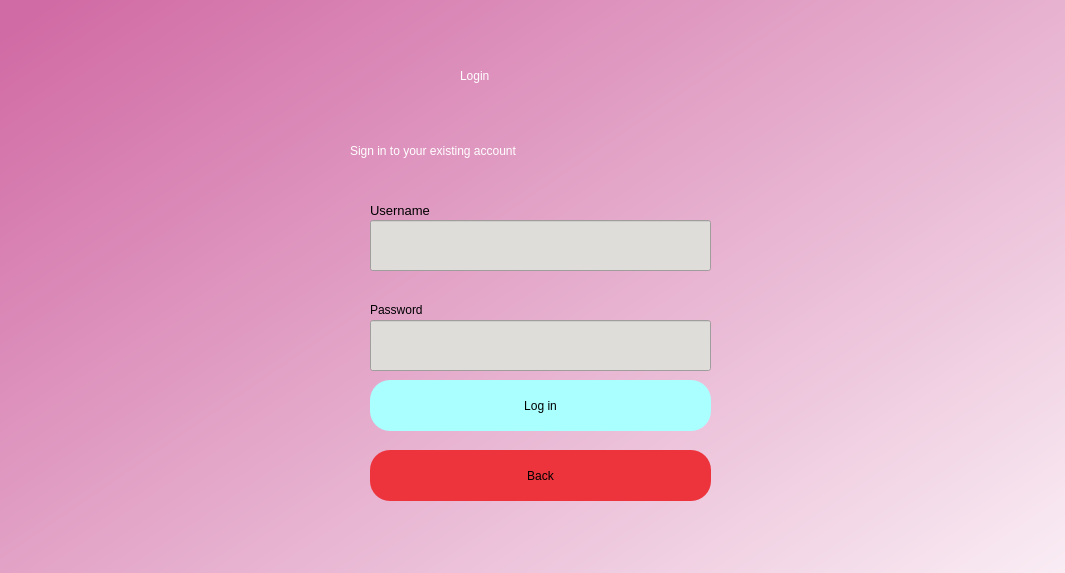
<?xml version="1.0" encoding="UTF-8"?>
<ui version="4.0">
 <class>Dialog</class>
 <widget class="QDialog" name="Dialog">
  <property name="geometry">
   <rect>
    <x>0</x>
    <y>0</y>
    <width>1065</width>
    <height>573</height>
   </rect>
  </property>
  <property name="windowTitle">
   <string>Dialog</string>
  </property>
  <widget class="QWidget" name="bgwidget" native="true">
   <property name="geometry">
    <rect>
     <x>-70</x>
     <y>-70</y>
     <width>1201</width>
     <height>801</height>
    </rect>
   </property>
   <property name="styleSheet">
    <string notr="true">QWidget#bgwidget{
background-color:qlineargradient(spread:pad, x1:0.091, y1:0.101636, x2:0.991379, y2:0.977, stop:0 rgba(209, 107, 165, 255), stop:1 rgba(255, 255, 255, 255));}</string>
   </property>
   <widget class="QLabel" name="label">
    <property name="geometry">
     <rect>
      <x>530</x>
      <y>110</y>
      <width>151</width>
      <height>71</height>
     </rect>
    </property>
    <property name="styleSheet">
     <string notr="true">font: 36pt &quot;MS Shell Dlg 2&quot;; color:rgb(255, 255, 255)</string>
    </property>
    <property name="text">
     <string>Login</string>
    </property>
   </widget>
   <widget class="QLabel" name="label_2">
    <property name="geometry">
     <rect>
      <x>420</x>
      <y>200</y>
      <width>391</width>
      <height>41</height>
     </rect>
    </property>
    <property name="styleSheet">
     <string notr="true">font: 16pt &quot;MS Shell Dlg 2&quot;;color:rgb(255, 255, 255)</string>
    </property>
    <property name="text">
     <string>Sign in to your existing account</string>
    </property>
   </widget>
   <widget class="QPushButton" name="login">
    <property name="geometry">
     <rect>
      <x>440</x>
      <y>450</y>
      <width>341</width>
      <height>51</height>
     </rect>
    </property>
    <property name="styleSheet">
     <string notr="true">border-radius:20px;
background-color: rgb(170, 255, 255);
font: 14pt &quot;MS Shell Dlg 2&quot;;</string>
    </property>
    <property name="text">
     <string>Log in</string>
    </property>
   </widget>
   <widget class="QLineEdit" name="emailfield">
    <property name="geometry">
     <rect>
      <x>440</x>
      <y>290</y>
      <width>341</width>
      <height>51</height>
     </rect>
    </property>
    <property name="styleSheet">
     <string notr="true">background-color:rgba(0,0,0,0);
background-color: rgb(222, 221, 218);
font: 11pt &quot;Ubuntu&quot;;

font: 12pt &quot;MS Shell Dlg 2&quot;;</string>
    </property>
   </widget>
   <widget class="QLineEdit" name="passwordfield">
    <property name="geometry">
     <rect>
      <x>440</x>
      <y>390</y>
      <width>341</width>
      <height>51</height>
     </rect>
    </property>
    <property name="styleSheet">
     <string notr="true">background-color:rgba(0,0,0,0);
background-color: rgb(222, 221, 218);
font: 12pt &quot;MS Shell Dlg 2&quot;;</string>
    </property>
   </widget>
   <widget class="QLabel" name="label_3">
    <property name="geometry">
     <rect>
      <x>440</x>
      <y>270</y>
      <width>81</width>
      <height>20</height>
     </rect>
    </property>
    <property name="font">
     <font>
      <family>MS Shell Dlg 2</family>
      <pointsize>10</pointsize>
      <weight>50</weight>
      <italic>false</italic>
      <bold>false</bold>
     </font>
    </property>
    <property name="styleSheet">
     <string notr="true">font: 10pt &quot;MS Shell Dlg 2&quot;;</string>
    </property>
    <property name="text">
     <string>Username</string>
    </property>
   </widget>
   <widget class="QLabel" name="label_4">
    <property name="geometry">
     <rect>
      <x>440</x>
      <y>370</y>
      <width>81</width>
      <height>20</height>
     </rect>
    </property>
    <property name="styleSheet">
     <string notr="true">font: 10pt &quot;MS Shell Dlg 2&quot;;</string>
    </property>
    <property name="text">
     <string>Password</string>
    </property>
   </widget>
   <widget class="QPushButton" name="back">
    <property name="geometry">
     <rect>
      <x>440</x>
      <y>520</y>
      <width>341</width>
      <height>51</height>
     </rect>
    </property>
    <property name="styleSheet">
     <string notr="true">border-radius:20px;
background-color: rgb(237, 51, 59);
font: 14pt &quot;MS Shell Dlg 2&quot;;</string>
    </property>
    <property name="text">
     <string>Back</string>
    </property>
   </widget>
  </widget>
 </widget>
 <resources/>
 <connections/>
</ui>
